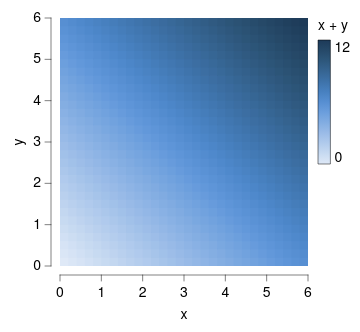

Source (Vega-Lite JSON):
### Vega-Lite specification from a JSON file in a GitHub repository (floating-point values rounded to 4 significant figures; data arrays with more than 128 entries replaced by an {"elided": "..."} marker saying what was removed)
{"background": null, "config": {"arc": {"fill": "#DBDBDB", "fillOpacity": 1.0, "innerRadius": 31.0, "padAngle": 0.03, "stroke": "black", "strokeOpacity": 1, "strokeWidth": 0.25}, "area": {"fill": "#DBDBDB", "fillOpacity": 1.0, "stroke": "black", "strokeOpacity": 1, "strokeWidth": 0.25}, "axis": {"domain": true, "domainCap": "round", "domainColor": "black", "domainWidth": 0.25, "grid": false, "gridCap": "round", "gridColor": "#F1F1F1", "gridDash": [0, 0], "gridOpacity": 1.0, "gridWidth": 0.25, "labelColor": "black", "labelFont": "Helvetica Neue", "labelFontSize": 7, "labelFontStyle": "normal", "labelFontWeight": 400, "offset": 4.5, "ticks": true, "tickCap": "round", "tickColor": "black", "tickRound": false, "tickSize": 3, "tickWidth": 0.25, "titleColor": "black", "titleFont": "Helvetica Neue", "titleFontSize": 7, "titleFontStyle": "normal", "titleFontWeight": 400}, "axisX": {"domain": true, "labelAlign": "center", "labelAngle": 0, "labels": true, "ticks": true, "translate": 0}, "axisY": {"domain": true, "labelAlign": "right", "labelAngle": 0, "labels": true, "ticks": true, "translate": 0}, "axisRight": {"domain": true, "labelAlign": "left", "labelAngle": 0, "labels": true, "ticks": true, "translate": 0}, "axisTop": {"domain": true, "labelAlign": "center", "labelAngle": 0, "labels": true, "ticks": true, "translate": 0}, "axisBand": {"tickOffset": 0}, "bar": {"fill": "#DBDBDB", "fillOpacity": 1.0, "stroke": "black", "strokeOpacity": 1, "strokeWidth": 0.25}, "boxplot": {"size": 11.16, "ticks": {"cornerRadius": 0.25, "fill": "black", "size": 5.58, "thickness": 0.25}, "box": {"fillOpacity": 1.0, "stroke": "black", "strokeOpacity": 1, "strokeWidth": 0.25}, "median": {"fill": "black", "fillOpacity": 1.0, "size": 11.16, "thickness": 0.25}, "rule": {"fill": "black", "fillOpacity": 1.0, "size": 12.4, "stroke": "black", "strokeDash": [0, 0], "strokeOpacity": 1, "strokeWidth": 0.25}, "outliers": {"color": "black", "fill": "black", "fillOpacity": 1.0, "size": 0, "stroke": "black", "strokeOpacity": 1, "strokeWidth": 0.25}}, "circle": {"fill": "black", "fillOpacity": 1.0, "size": 0.62, "stroke": null, "strokeOpacity": 1, "strokeWidth": 0.25}, "errorband": {"band": {"fillOpacity": 0.6, "stroke": null, "strokeWidth": 0.25, "strokeOpacity": 1}, "borders": {"opacity": 0, "strokeOpacity": 0.25, "strokeWidth": 1}}, "errorbar": {"opacity": 1, "rule": {"strokeDash": [0, 0], "strokeWidth": 0.25}, "ticks": {"color": "black", "cornerRadius": 0.125, "opacity": 1, "size": 7.44, "thickness": 0.25}, "thickness": 0.25}, "font": "Helvetica Neue", "geoshape": {"fill": "#DBDBDB", "fillOpacity": 1.0, "stroke": "black", "strokeOpacity": 1, "strokeWidth": 0.25}, "header": {"labelColor": "black", "labelFont": "Helvetica Neue", "labelFontSize": 7, "labelFontStyle": "normal", "labelFontWeight": 400, "titleColor": "black", "titleFont": "Helvetica Neue", "titleFontSize": 7, "titleFontStyle": "normal", "titleFontWeight": 400, "titlePadding": 0}, "legend": {"disable": false, "offset": 4.5, "titlePadding": 4, "labelOffset": 2, "gradientLabelOffset": 2, "gradientLength": 62.0, "gradientThickness": 6.2, "gradientOpacity": 1.0, "gradientStrokeColor": "black", "gradientStrokeWidth": 0.25, "labelColor": "black", "labelFont": "Helvetica Neue", "labelFontSize": 7, "labelFontStyle": "normal", "labelFontWeight": 400, "strokeColor": "black", "strokeWidth": 0, "symbolSize": 42, "symbolStrokeColor": "black", "symbolStrokeWidth": 0.25, "titleColor": "black", "titleFont": "Helvetica Neue", "titleFontSize": 7, "titleFontStyle": "normal", "titleFontWeight": 400}, "line": {"color": "black", "stroke": "black", "strokeCap": "round", "strokeDash": [0, 0], "strokeOpacity": 1, "strokeWidth": 0.375}, "point": {"filled": true, "fill": "#DBDBDB", "fillOpacity": 1.0, "size": 6.2, "stroke": "black", "strokeOpacity": 1, "strokeWidth": 0.25}, "range": {"category": ["#C6D9F1", "#F1C9CB", "#FEF0B9", "#CEE37A", "#7AA8E0", "#E589A3", "#FDDD5D", "#68B961", "#4177B1", "#C35082", "#E5C227", "#438156"], "diverging": {"scheme": ["#C35082", "#CE6D94", "#D989A7", "#E2A4BA", "#EABFCE", "#F1DBE2", "#F6F6F6", "#D7E0EB", "#B9CBE0", "#9BB6D5", "#7DA1C9", "#5F8CBD", "#4177B1"]}, "heatmap": {"scheme": ["#DFE9F7", "#C6D9F1", "#ADC8EC", "#94B8E6", "#7AA8E0", "#6097DA", "#4D87CA", "#4177B1", "#386898", "#2F597F", "#264A69", "#1D3A58"]}, "ordinal": {"scheme": ["#F1F1F1", "#DBDBDB", "#C6C6C6", "#B2B2B2", "#9D9D9D", "#898989", "#767676", "#636363", "#515151", "#404040", "#2F2F2F", "#1F1F1F"]}, "ramp": {"scheme": ["#DFE9F7", "#C6D9F1", "#ADC8EC", "#94B8E6", "#7AA8E0", "#6097DA", "#4D87CA", "#4177B1", "#386898", "#2F597F", "#264A69", "#1D3A58"]}}, "rule": {"color": "black", "stroke": "black", "strokeCap": "round", "strokeDash": [2, 2], "strokeOpacity": 1, "strokeWidth": 0.25}, "scale": {"bandPaddingInner": 0.1, "bandPaddingOuter": 0.1, "round": false}, "rect": {"fill": "#DBDBDB", "fillOpacity": 1.0, "stroke": "black", "strokeOpacity": 1, "strokeWidth": 0.25}, "square": {"fill": "#DBDBDB", "fillOpacity": 1.0, "size": 12.4, "stroke": "black", "strokeOpacity": 1, "strokeWidth": 0.25}, "text": {"color": "black", "font": "Helvetica Neue", "fontSize": 7, "fontStyle": "normal", "fontWeight": 400}, "title": {"anchor": "middle", "frame": "group", "color": "black", "font": "Helvetica Neue", "fontSize": 7, "fontStyle": "normal", "fontWeight": 400, "subtitleColor": "black", "subtitleFont": "Helvetica Neue", "subtitleFontSize": "Helvetica Neue", "subtitleFontStyle": "normal", "subtitleFontWeight": 400}, "view": {"continuousWidth": 124, "continuousHeight": 124, "discreteWidth": 124, "discreteHeight": 124, "fill": null, "stroke": null, "strokeWidth": 0.25}}, "data": {"name": "data-91e7e8aa1d7a30b84ced93bba3536a21"}, "mark": {"type": "rect", "clip": true, "stroke": null}, "encoding": {"color": {"field": "z", "title": "x + y", "type": "quantitative"}, "x": {"axis": {"values": [0, 1, 2, 3, 4, 5, 6]}, "field": "x0", "scale": {"domain": [0, 6], "nice": false}, "title": "x", "type": "quantitative"}, "x2": {"field": "x1"}, "y": {"axis": {"values": [0, 1, 2, 3, 4, 5, 6]}, "field": "y0", "scale": {"domain": [0, 6], "nice": false}, "title": "y", "type": "quantitative"}, "y2": {"field": "y1"}}, "$schema": "https://vega.github.io/schema/vega-lite/v6.4.1.json", "datasets": {"data-91e7e8aa1d7a30b84ced93bba3536a21": {"elided": "900 records"}}}
